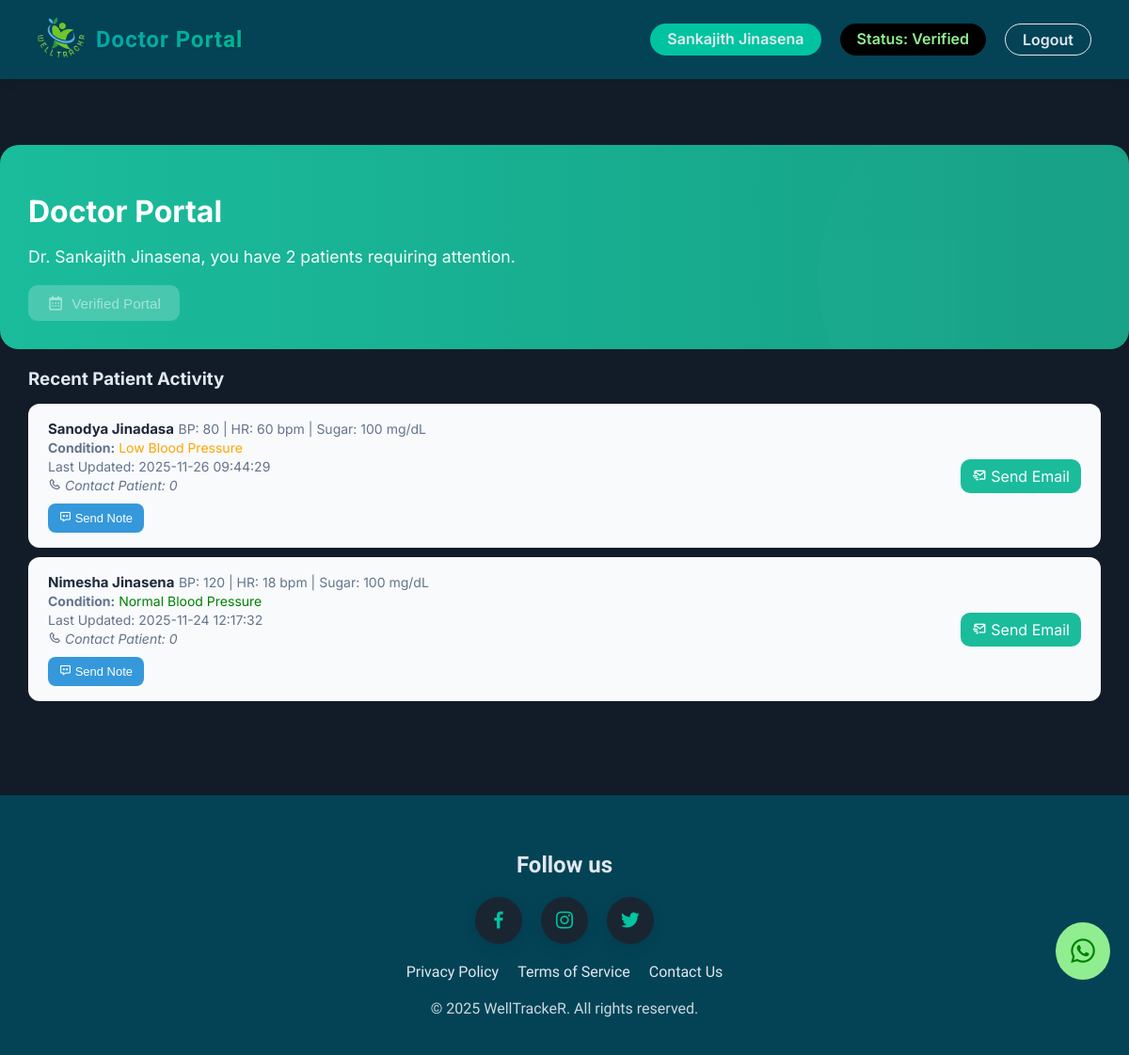
The page /doctor_portal.php (signed in) on the database as committed earlier.
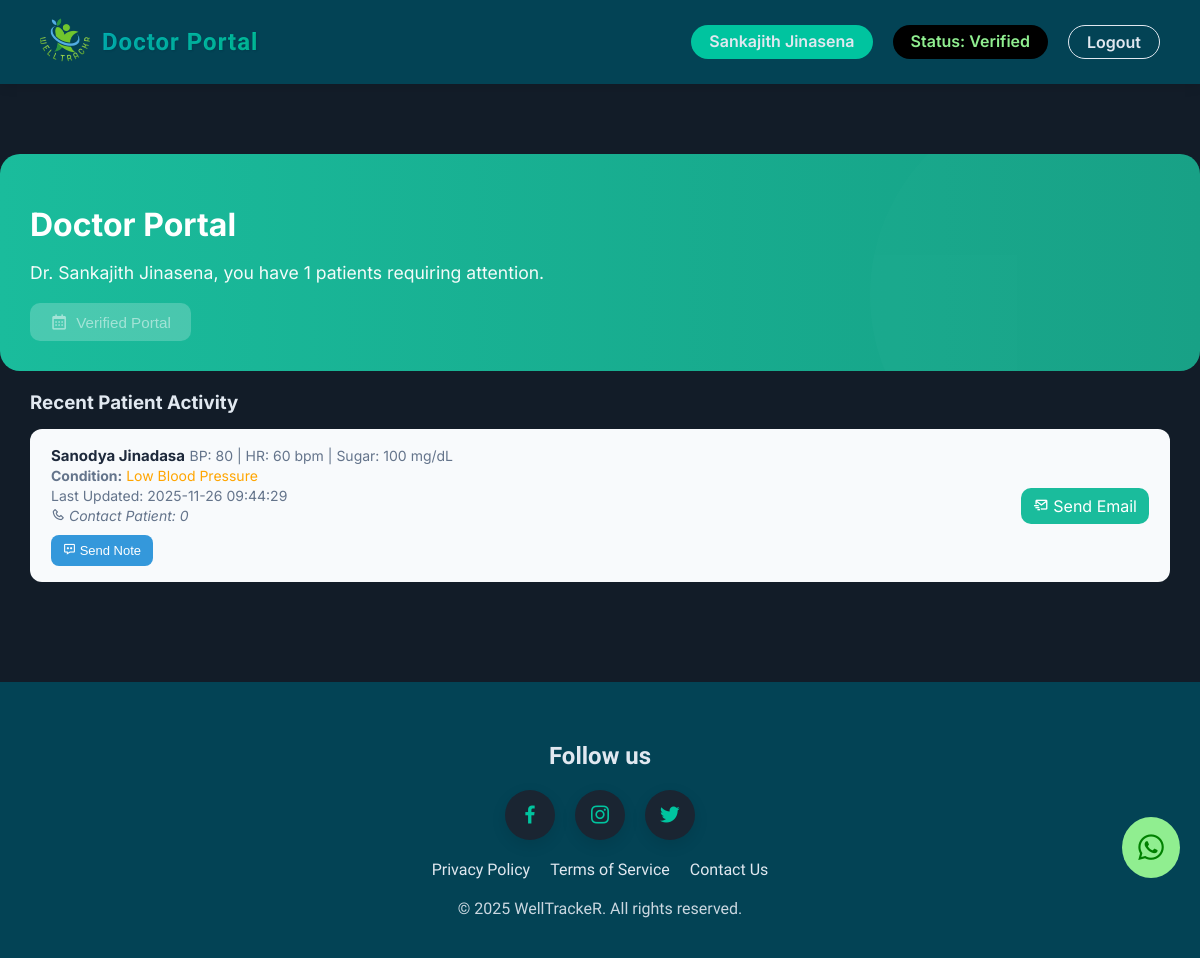
The same page on the database as committed later.
### tables this page shows
CREATE TABLE `users` (
  `id` int(11) NOT NULL,
  `first_name` varchar(100) NOT NULL,
  `last_name` varchar(100) NOT NULL,
  `email` varchar(150) NOT NULL,
  `password` varchar(255) NOT NULL,
  `role` enum('Doctor','Patient','Admin') NOT NULL,
  `created_at` timestamp NOT NULL DEFAULT current_timestamp(),
  `verification_status` enum('Pending','Verified','Rejected') DEFAULT 'Verified',
  `verification_details` text DEFAULT NULL,
  `telephone` varchar(15) DEFAULT NULL
);

### doctor_portal.php (the view, shortened to what the changed rows need)
<!DOCTYPE html>
<html lang="en">
<head>
    <link href='https://unpkg.com/boxicons@2.1.4/css/boxicons.min.css' rel='stylesheet'>
    <link rel="stylesheet" href="css/patient.css">
    <link rel="stylesheet" href="css/admin.css">
    <link rel="stylesheet" href="css/style.css">
    <link rel="stylesheet" href="css/doctor.css">
    <link rel="stylesheet" href="css/dialogflow.css">
</head>
<body>
    <?php
    include 'config.php';
    $status = $_SESSION['verification_status'];
    ?>
    <nav>
        <div class="nav-header">
            <div class="nav-title">
                <h1 style="font-size: 24px;">Doctor Portal</h1>
            </div>
        </div>
    </nav>
    <div class="patient-portal-container">
        <div class="patient-portal-header">
            <h1>Doctor Portal</h1>
            <?php
            $patient_count_query = "SELECT COUNT(*) AS total_patients FROM users WHERE role = 'Patient'";
            $patient_count_result = $conn->query($patient_count_query);
            $patient_count = 0;
            if ($patient_count_result && $row = $patient_count_result->fetch_assoc()) {
                $patient_count = $row['total_patients'];
            }
            ?>
            <p>Dr. <?php echo $_SESSION["first_name"] . " " . $_SESSION["last_name"]; ?>,
                you have <?php echo $patient_count; ?> patients requiring attention.</p>
            <div class="patient-portal-nav-buttons">
                <button
                    id="openVerificationFormBtn"
                    class="patient-portal-nav-btn active"
                    <?php if ($status === "Verified") echo "disabled style='opacity:0.6; cursor:not-allowed;'"; ?>>
                </button>
            </div>
        </div>
        <?php if ($status === 'Verified'): ?>
            <?php
            include 'config.php';
            $sql = "
                    SELECT
                        u.id AS user_id,
                        u.email,
                        u.telephone,
                        CONCAT(u.first_name, ' ', u.last_name) AS full_name,
                        v.blood_pressure,
                        v.heart_rate,
                        v.blood_sugar,
                        v.weight,
                        v.created_at
                    FROM users u
                    LEFT JOIN (
                        SELECT * FROM vitals v1
                        WHERE v1.id IN (
                            SELECT MAX(v2.id) FROM vitals v2 GROUP BY v2.user_id
                        )
                    ) v ON u.id = v.user_id
                    WHERE u.role = 'Patient'
                    ORDER BY v.created_at DESC
                    LIMIT 5
                ";
            $result = $conn->query($sql);
            ?>
            <div class="activity">
                <?php if ($result && $result->num_rows > 0): ?>
                    <?php while ($row = $result->fetch_assoc()): ?>
                        <?php
                        $condition = "Normal";
                        if (!empty($row['blood_pressure'])) {
                            $bp = (int) preg_replace('/[^0-9]/', '', $row['blood_pressure']);
                            if ($bp > 140) {
                                $condition = "High Blood Pressure";
                            } elseif ($bp < 90) {
                                $condition = "Low Blood Pressure";
                            } else {
                                $condition = "Normal Blood Pressure";
                            }
                        } else {
                            $condition = "No Data";
                        }
                        ?>
                        <div class="patient">
                            <div class="patient-info">
                                <strong><?= htmlspecialchars($row['full_name']) ?></strong>
                                <span>
                                    <?= "BP: " . htmlspecialchars($row['blood_pressure'] ?? 'N/A') ?> |
                                    HR: <?= htmlspecialchars($row['heart_rate'] ?? 'N/A') ?> bpm |
                                    Sugar: <?= htmlspecialchars($row['blood_sugar'] ?? 'N/A') ?> mg/dL
                                    <br>
                                    <b>Condition:</b>
                                    <span style="color:
                            <?= $condition === 'High Blood Pressure' || $condition === 'High Blood Sugar' ? 'red' : ($condition === 'Low Blood Pressure' || $condition === 'Low Blood Sugar' ? 'orange' : 'green'); ?>">
                                        <?= $condition ?>
                                        <br></span>
                                    Last Updated: <?= htmlspecialchars($row['created_at'] ?? 'N/A') ?>
                                </span> <br>
                                <span><i class='bx bx-phone'></i> <i>Contact Patient: <?= htmlspecialchars($row['telephone']) ?></i></span><br>
                                <span>
                                    <button class="doctor-send-note-btn" data-user-id="<?= $row['user_id'] ?>"
                                        data-user-name="<?= htmlspecialchars($row['full_name']) ?>"
                                        style="margin-top:10px; background:#3498db; color:#fff; padding:8px 12px; border-radius:8px; border:none; cursor:pointer;">
                                        <i class='bx bx-message-dots'></i> Send Note
                                    </button>
                                </span>
                            </div>
                            <a href="mailto:<?= htmlspecialchars($row['email']) ?>"
                                style="text-decoration:none; display:inline-block; padding:8px 12px; background-color:var(--g1color); color:#fff; border-radius:10px;">
                                <i class='bx bx-mail-send'></i> Send Email
                            </a>
                        </div>
                    <?php endwhile; ?>
                <?php else: ?>
                    <p>No patient data available yet.</p>
                <?php endif; ?>
            </div>
        <?php endif; ?>
    </div>
<?php
$footer_class = "";
if ($status == "Pending" || $status == "Rejected") {
    $footer_class = "footer-tall";
} else {
    $footer_class = "footer-normal";
}
?>
<?php include 'whatsapp.php';?>
    <footer class="<?php echo $footer_class?>">
        <div class="social">
            <h2>Follow us</h2>
        </div>
    </footer>
</body>
</html>

Rows that differ between the two databases and show on the page:
removed users: full_name "Nimesha Jinasena", blood_pressure "120", heart_rate "18", blood_sugar "100", condition "Normal Blood Pressure", created_at "2025-11-24 12:17:32", telephone "0"
Other text that changed with them:
$patient_count: "2" → "1"
